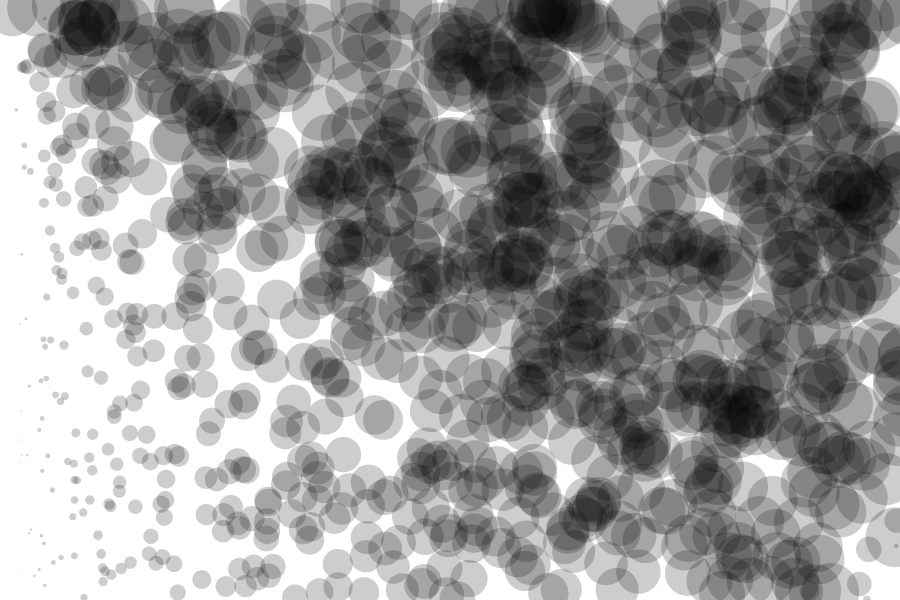
Frame 1 (no input)
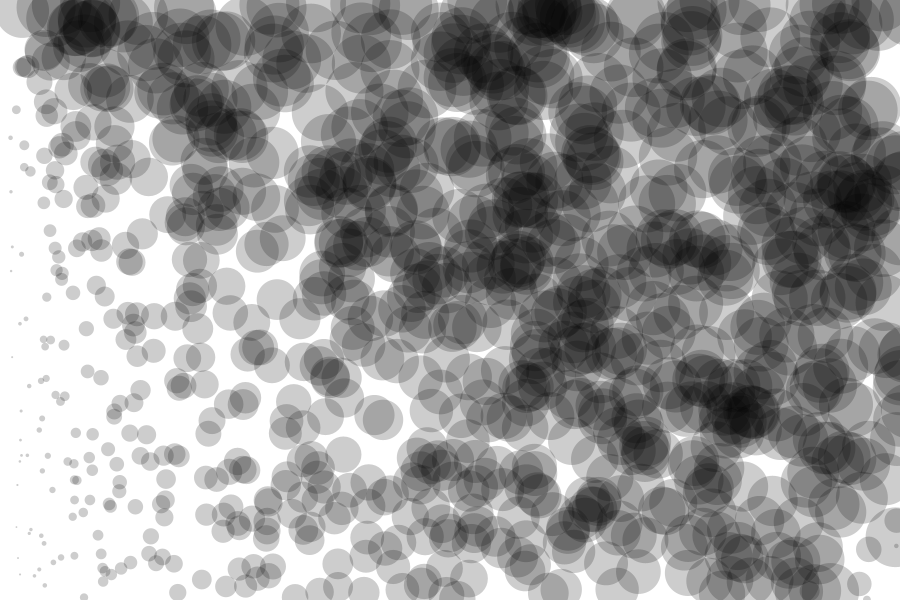
Frame 60 (the mouse pressed at the canvas centre just before this capture)
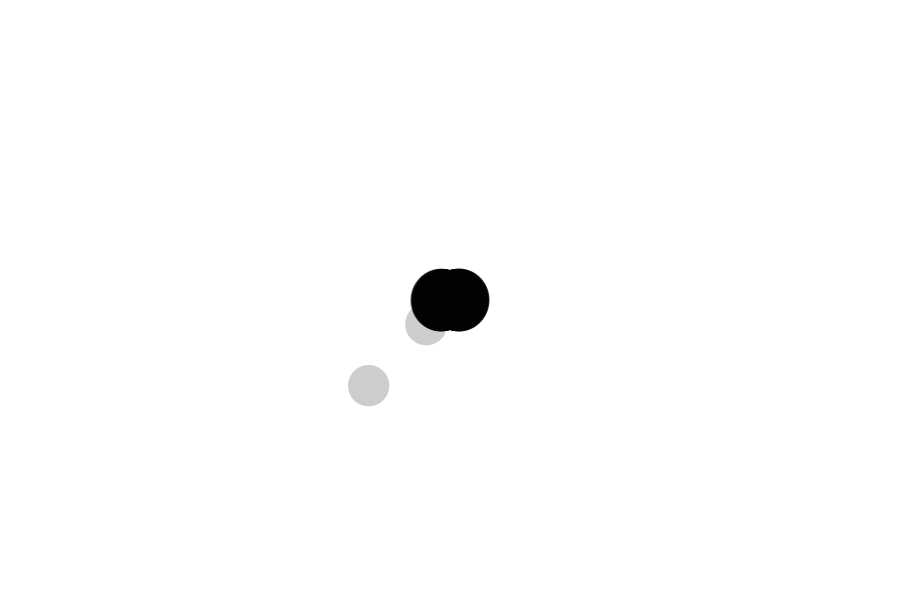
Frame 120 (the mouse held since frame 60 and released just before this capture)

The Processing sketch that drew these frames (run headless with seeded random() and noise(); from frame 60 on, the mouse is pressed at the canvas centre):

// Processing sketch: processing_64596
// ── processing_64596.pde

int lineLength=20;
float[] x = new float[6000];
float[] y = new float[6000];
float[] angle = new float[6000];
int i=0;

float[] xP = new float[6000];
float[] yP= new float[6000];

void setup() {
 
  size(900,600);
  smooth();
  noStroke();
  fill(0,0,0,50);

  for (int i=0; i<1000; i++) {
    x[i] = random(0, width);
    y[i] = random (0, height);
    angle[i] = random(2*PI);
    ellipse(x[i], y[i], 50, 50);
     
    xP[i]=0;
    yP[i]=0;
 }
}
 
void draw() {
  background(255);
  for (int i=0; i<1000; i++) {
    if (dist(mouseX, mouseY, x[i], y[i])<1000&&dist(mouseY, mouseX, x[i], y[i])>random(0,60)) {
      angle[i]= atan2(y[i]-mouseY, x[i]-mouseX);
      if (mousePressed) {
        xP[i] += cos(angle[i]+PI)*10;
        yP[i]+= sin(angle[i]+PI)*10;
        x[i]+=cos(angle[i]+PI)*10;
        y[i]+=sin(angle[i]+PI)*10;
      } else {
        x[i] -= xP[i]-10;
        xP[i] -= xP[i]-10;
        y[i] -= yP[i]/10;
        yP[i] -= yP[i]/10;
      }
    }
   //ellipse(x[i], y[i], 50,50);
  
   ellipse(x[i], y[i], cos(angle[i])*60, cos(angle[i])*60);
  // ellipse(x[i], y[i], sin(angle[i])*50, sin(angle[i])*50);
  // ellipse(x[i], y[i], sin(angle[i])*50, cos(angle[i])*50);
  // ellipse(x[i], y[i], cos(angle[i])*50, sin(angle[i])*50);


  

  }
}
